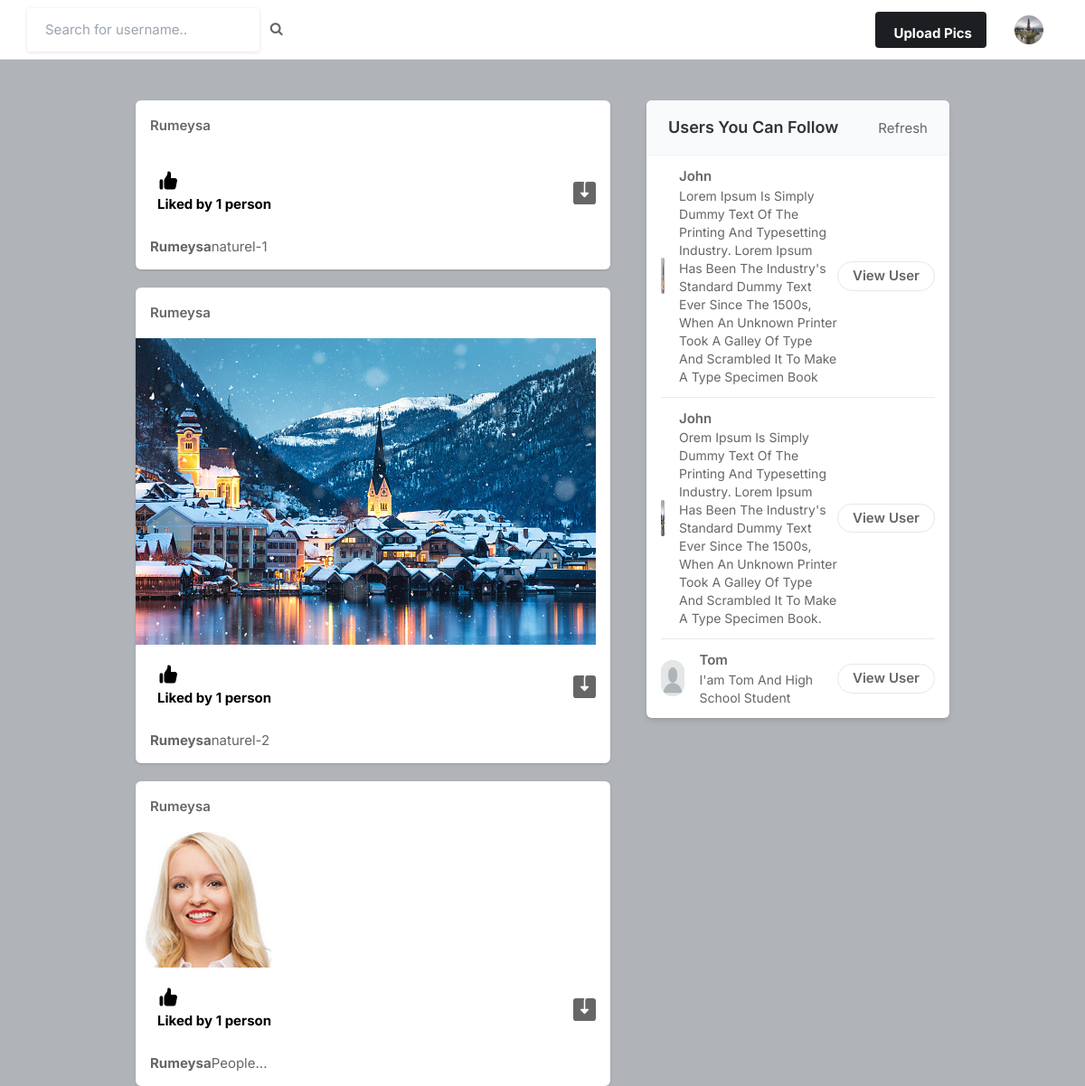
/ (signed in), run on the app's committed database.
### core/models.py (models this page shows, shortened)
class Profile(models.Model):
    user = models.ForeignKey(User, on_delete=models.CASCADE)
    id_user = models.IntegerField()
    bio = models.TextField(blank=True)
    profileimg = models.ImageField(upload_to='profile_images', default='blank-profile-picture.png')
    location = models.CharField(max_length=100, blank=True)

class Post(models.Model):
    id = models.UUIDField(primary_key=True, default=uuid.uuid4)
    user = models.CharField(max_length=100)
    image = models.ImageField(upload_to='post_images')
    caption = models.TextField()
    created_at = models.DateTimeField(default=datetime.now)
    no_of_likes = models.IntegerField(default=0)

### core/views.py (the view)
# urls.py: path('', views.index, name='index'),
@login_required(login_url='signin')
def index(request):
    user_objects = User.objects.get(username=request.user.username)
    user_profile = Profile.objects.get(user=request.user)
    user_following_list = []
    feed = []
    user_following = FollowersCount.objects.filter(follower=request.user.username)
    for users in user_following:
        user_following_list.append(users.user)
    for username in user_following_list:
        feed_lists = Post.objects.filter(user=username)
        feed.append(feed_lists)
    feed_list = list(chain(*feed))
    all_users = User.objects.all()
    user_following_all = []
    for user in user_following:
        user_list = User.objects.get(username=user.user)
        user_following_all.append(user_list)
    new_suggestions_list = [x for x in list(all_users) if (x not in list(user_following_all))]
    current_user = User.objects.filter(username=request.user.username)
    final_suggestions_list = [x for x in list(new_suggestions_list) if ( x not in list(current_user))]
    random.shuffle(final_suggestions_list)
    username_profile = []
    username_profile_list = []
    for users in final_suggestions_list:
        username_profile.append(users.id)
    for ids in username_profile:
        profile_lists = Profile.objects.filter(id_user=ids)
        username_profile_list.append(profile_lists)
    suggestions_username_profile_list = list(chain(*username_profile_list))
    return render(request, 'index.html', {'user_profile': user_profile, 'posts':feed_list, 'suggestions_username_profile_list':suggestions_username_profile_list[:4]})

### templates/index.html (shortened to what this page needs)
{% load static %}
<!DOCTYPE html>
<html lang="en">
<head>
    <link rel="stylesheet" href="{% static 'assets/css/icons.css' %}">
    <link rel="stylesheet" href="{% static 'assets/css/uikit.css' %}">
    <link rel="stylesheet" href="{% static 'assets/css/style.css' %}">
    <link rel="stylesheet" href="{% static 'assets/css/tailwind.css' %}">
    <link rel="stylesheet" href="https://cdnjs.cloudflare.com/ajax/libs/font-awesome/4.7.0/css/font-awesome.min.css">
</head>
<body>
            <header>
                <div class="header_inner">
                    <form action="/search" method="POST">
                    <div class="left-side">
                            <input type="text" name="username" placeholder="Search for username..">&nbsp; &nbsp;
                            <button type="submit"><i class="fa fa-search fa-1x"></i></button>
                    </div>
                    </form>
                    <div class="right-side lg:pr-4">
                        <a href="#"
                            class="bg-pink-500 flex font-bold hidden hover:bg-pink-600 hover:text-white inline-block items-center lg:block max-h-10 mr-4 px-4 py-2 rounded shado text-white">
                              Upload Pics
                        </a>
                        <a href="#">
                            <img src="{{user_profile.profileimg.url}}" class="header-avatar" alt="">
                        </a>
                    </div>
                </div>
            </header>
            <div class="container m-auto">
                <div class="lg:flex justify-center lg:space-x-10 lg:space-y-0 space-y-5">
                    <div class="space-y-5 flex-shrink-0 lg:w-7/12">
                        {% for post in posts reversed %}
                        <div class="bg-white shadow rounded-md  -mx-2 lg:mx-0">
                            <div class="flex justify-between items-center px-4 py-3">
                                <div class="flex flex-1 items-center space-x-4">
                                    <span class="block font-semibold "><a href="/profile{{post.user}}">{{post.user}}</a></span>
                                </div>
                              <div>
                                <a href="#"> <i class="icon-feather-more-horizontal text-2xl hover:bg-gray-200 rounded-full p-2 transition -mr-1 "></i> </a>
                              </div>
                            </div>
                            <div uk-lightbox>
                                <a href="{{post.image.url}}">
                                    <img src="{{post.image.url}}" alt="">
                                </a>
                            </div>
                            <div class="py-3 px-4 space-y-3">
                                <div class="flex space-x-4 lg:font-bold">
                                    <a href="/like-post?post_id={{post.id}}" class="flex items-center space-x-2">
                                        <div class="p-2 rounded-full text-black">
                                            {% if post.no_of_likes == 0 %}
                                            <p>No likes</p>
                                            {% elif post.no_of_likes == 1 %}
                                            <p>Liked by {{post.no_of_likes}} person</p>
                                            {% else %}
                                            <p>Liked by {{post.no_of_likes}} person</p>
                                            {% endif %}
                                        </div>
                                    </a>
                                    <a href="{{post.image.url}}" class="flex items-center space-x-2 flex-1 justify-end" download="">
                                    </a>
                                </div>
                                <p>
                                    <a href="/profile/{{post.user}}"><strong>{{post.user}}</strong></a>{{post.caption}}
                                </p>
                            </div>
                        </div>
                        {% endfor %}
                    </div>
                    <div class="lg:w-5/12">
                        <div class="bg-white  shadow-md rounded-md overflow-hidden">
                            <div class="bg-gray-50  border-b border-gray-100 flex items-baseline justify-between py-4 px-6 ">
                                <h2 class="font-semibold text-lg">Users You Can Follow</h2>
                                <a href="#"> Refresh</a>
                            </div>
                            <div class="divide-gray-300 divide-gray-50 divide-opacity-50 divide-y px-4 ">
                                {% for suggestion in suggestions_username_profile_list %}
                                <div class="flex items-center justify-between py-3">
                                    <div class="flex flex-1 items-center space-x-4">
                                        <a href="/profile/{{suggestion.user}}">
                                            <img src="{{suggestion.profileimg.url}}" class="bg-gray-200 rounded-full w-10 h-10">
                                        </a>
                                        <div class="flex flex-col">
                                            <span class="block capitalize font-semibold"> {{suggestion.user}} </span>
                                            <span class="block capitalize text-sm"> {{suggestion.bio}} </span>
                                        </div>
                                    </div>
                                    <a href="/profile/{{suggestion.user}}" class="border border-gray-200 font-semibold px-4 py-1 rounded-full hover:bg-pink-600 hover:text-white hover:border-pink-600 "> View User </a>
                                </div>
                                {% endfor %}
                            </div>
                        </div>
                    </div>
                </div>
            </div>
</body>
</html>

### static/assets/css/style.css (style rules this page uses)
body { background-color: #B0B3B8!important; }
button { vertical-align: middle; }
input { height: 48px; line-height: 48px; padding: 0 20px; outline: none; font-size: 15px; color: #808080; max-width: 100%; width: 100%; -webkit-box-sizing: border-box; box-sizing: border-box; display: block; font-weight: 400; opacity: 1; border-radius: 4px; border: none; -webkit-box-shadow: 0 1px 4px 0px rgba(0, 0, 0, 0.12); box-shadow: 0 1px 4px 0px rgba(0, 0, 0, 0.12); }
input[type="text"], input[type="password"], input[type="email"], input[type="number"] { height: 48px; line-height: 48px; padding: 0 20px; outline: none; font-size: 15px; color: #808080; max-width: 100%; width: 100%; -webkit-box-sizing: border-box; box-sizing: border-box; display: block; font-weight: 400; opacity: 1; border-radius: 4px; border: none; -webkit-box-shadow: 0 1px 4px 0px rgba(0, 0, 0, 0.12); box-shadow: 0 1px 4px 0px rgba(0, 0, 0, 0.12); }
input { -webkit-transition: all 0.1s ease-in-out; transition: all 0.1s ease-in-out; }
::placeholder { color: #808080; opacity: 1; }
button { border: none; margin: 0; padding: 0; width: auto; overflow: visible; background: transparent; color: inherit; font: inherit; line-height: normal; cursor: pointer; }
a { color: #be185d; -webkit-transition: 0.3s; transition: 0.3s; outline: none !important; }
button { outline: none !important; }
img { max-width: 100%; }
body { color: #666; font-size: 15px; line-height: 27px; background-color: #f0f2f5; font-family: "Inter", sans-serif; text-transform: none; }
body p { font-size: 15px; line-height: 27px; }
h1, h2, h3, h4, h5, h6 { font-family: "Inter", sans-serif; text-transform: none; }
input[type="text"], input[type="password"], input[type="email"] { font-family: "Inter", sans-serif; text-transform: none; }
button, body .pac-container { font-family: "Inter", sans-serif; text-transform: none; }
h1, h2, h3, h4, h5, h6 { color: #333; font-weight: 500; margin: 0; padding: 0; }
h2 { font-size: 26px; }
b, strong { font-weight: 700 !important; }
@media (min-width: 1024px) { .container { max-width: 900px !important; padding-top: 45px; } }
header { background-color: #fff; left: 0; right: 0; top: 0; z-index: 99; height: 66px; display: -webkit-box; display: -ms-flexbox; display: flex; -webkit-box-align: center; -ms-flex-align: center; align-items: center; border-bottom: 1px solid #e5e7eb; }
header .header_inner { display: -webkit-box; display: -ms-flexbox; display: flex; -webkit-box-align: center; -ms-flex-align: center; align-items: center; max-width: 1090px; margin: auto; width: 100%; max-width: 100% !important; padding: 0 30px; }
header .header_inner .left-side { display: -webkit-box; display: -ms-flexbox; display: flex; -webkit-box-align: center; -ms-flex-align: center; align-items: center; }
header .header_inner .right-side { display: -webkit-box; display: -ms-flexbox; display: flex; -webkit-box-align: center; -ms-flex-align: center; align-items: center; -webkit-box-pack: end; -ms-flex-pack: end; justify-content: flex-end; margin-left: auto; }
header .header_inner .right-side .header-avatar { width: 32px; height: 32px; border-radius: 100%; margin-left: 15px; }

### data on the page
Profile: profileimg (picture)
Post: user "Rumeysa", no_of_likes "1", caption "naturel-1"
Post: user "Rumeysa", image (picture), no_of_likes "1", caption "naturel-2"
Post: user "Rumeysa", image (picture), no_of_likes "1", caption "People..."
Profile: profileimg (picture), user "John", bio "Lorem Ipsum Is Simply Dummy Text Of The Printing And Typesetting Industry. Lorem Ipsum Has Been The Industry's Standard Dummy Text Ever Since The 1500s, When An Unknown Printer Took A Galley Of Type And Scrambled It To Make A Type Specimen Book"
Profile: profileimg (picture), user "John", bio "Orem Ipsum Is Simply Dummy Text Of The Printing And Typesetting Industry. Lorem Ipsum Has Been The Industry's Standard Dummy Text Ever Since The 1500s, When An Unknown Printer Took A Galley Of Type And Scrambled It To Make A Type Specimen Book."
Profile: profileimg (placeholder picture), user "Tom", bio "I'am Tom And High School Student"
